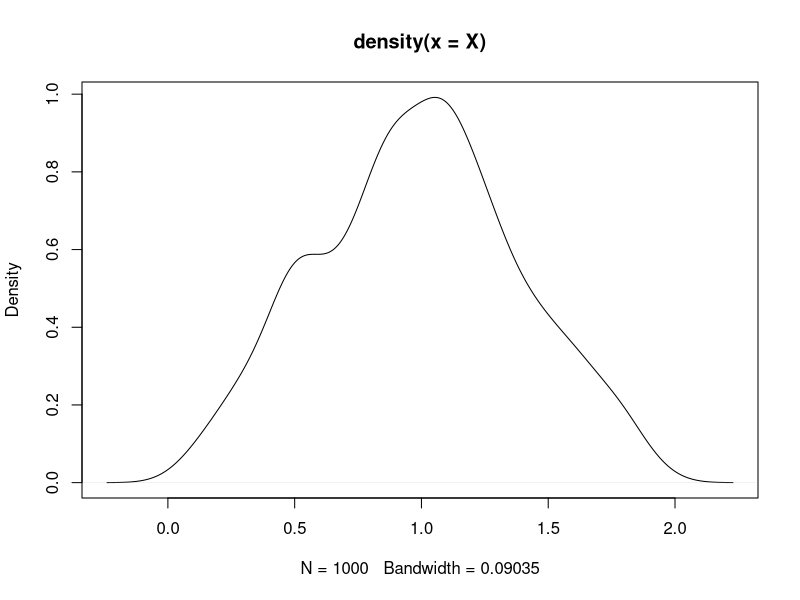
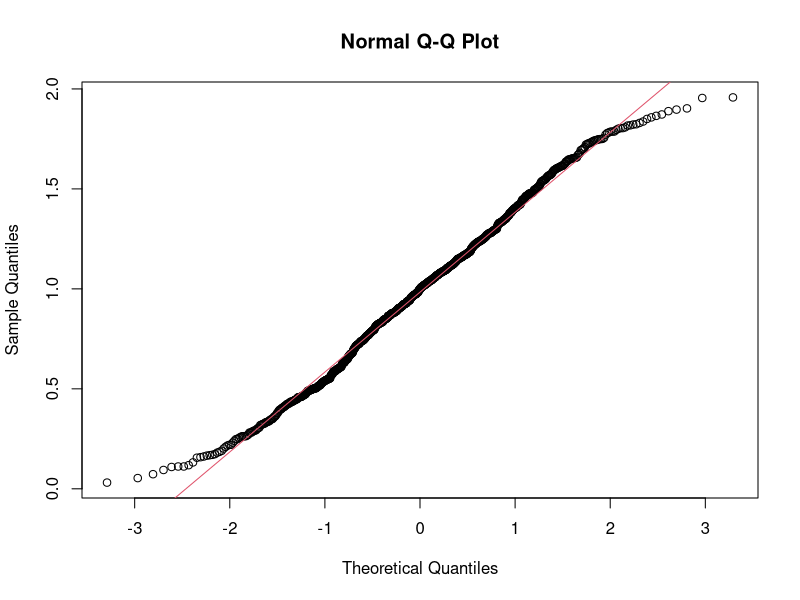
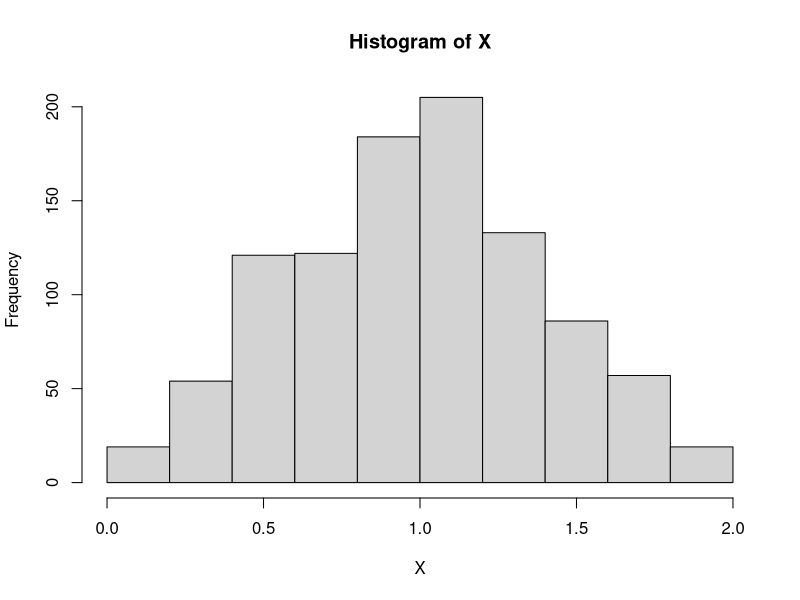
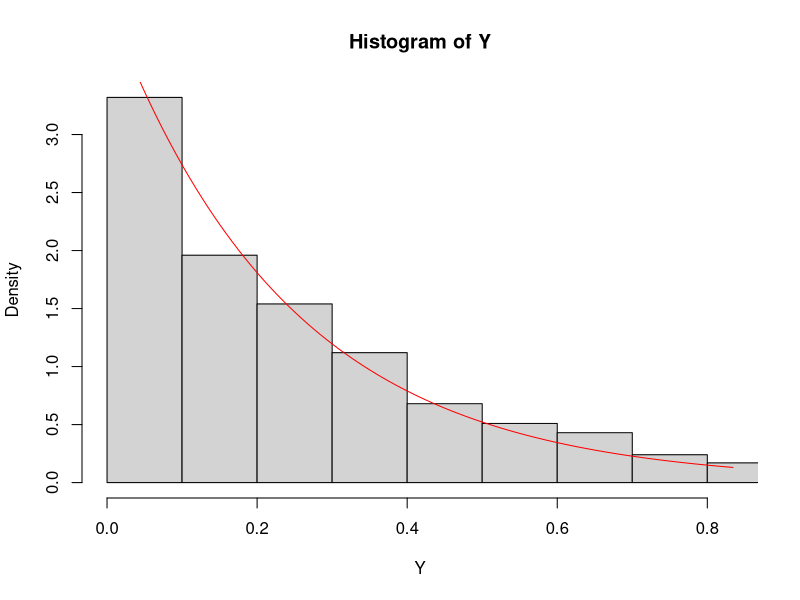
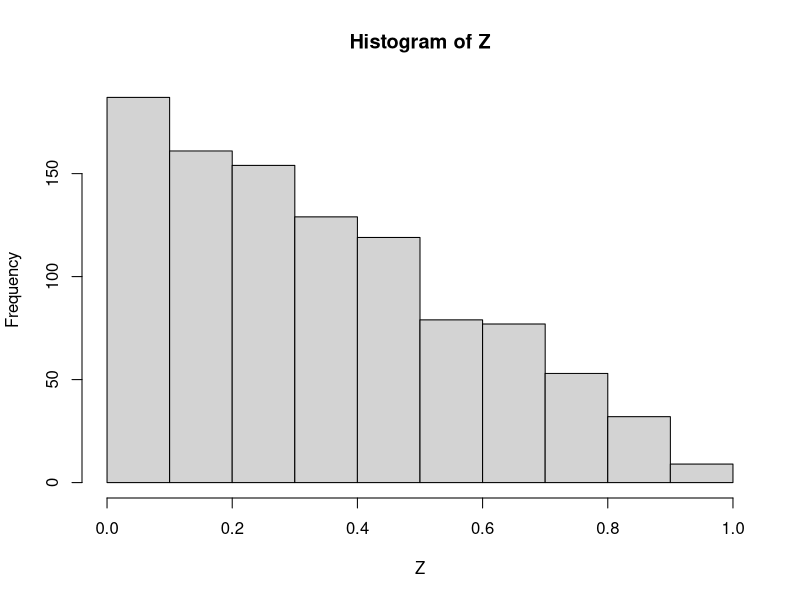

Recreate these plots in R, in order.
## ---- chunk 1
library(MASS)
## ---- chunk 2
knitr::opts_chunk$set(echo = TRUE)
B <- runif(1000, min = 0, max = 1)
C <- runif(1000, min = 0, max = 1)

X <- B + C
plot(density(X))
shapiro.test(X)
qqnorm(X)
qqline(X, col = 2)
hist(X)
## ---- chunk 3
Y <- B * C
fit1 <- fitdistr(Y, "exponential")

hist_Y <- hist(Y, freq = FALSE, breaks = 10, xlim = c(0, quantile(Y, 0.99)))
curve(dexp(x, rate = fit1$estimate), col = "red", add = TRUE)

hist_density <- sum(hist_Y$density * .1)
hist_density_0.5 <- sum(hist_Y$density[1:5]*.1)
hist_density_0.5
## ---- chunk 4
Z <- abs(B-C)
hist(Z)
#Looking the plot, we can estimate the function f(x) = -200x + 200
int.fun <- function(x){-200*x + 200}
Pro_0.5 <- integrate(int.fun, lower = 0, upper = 0.5)
Pro_0.5
